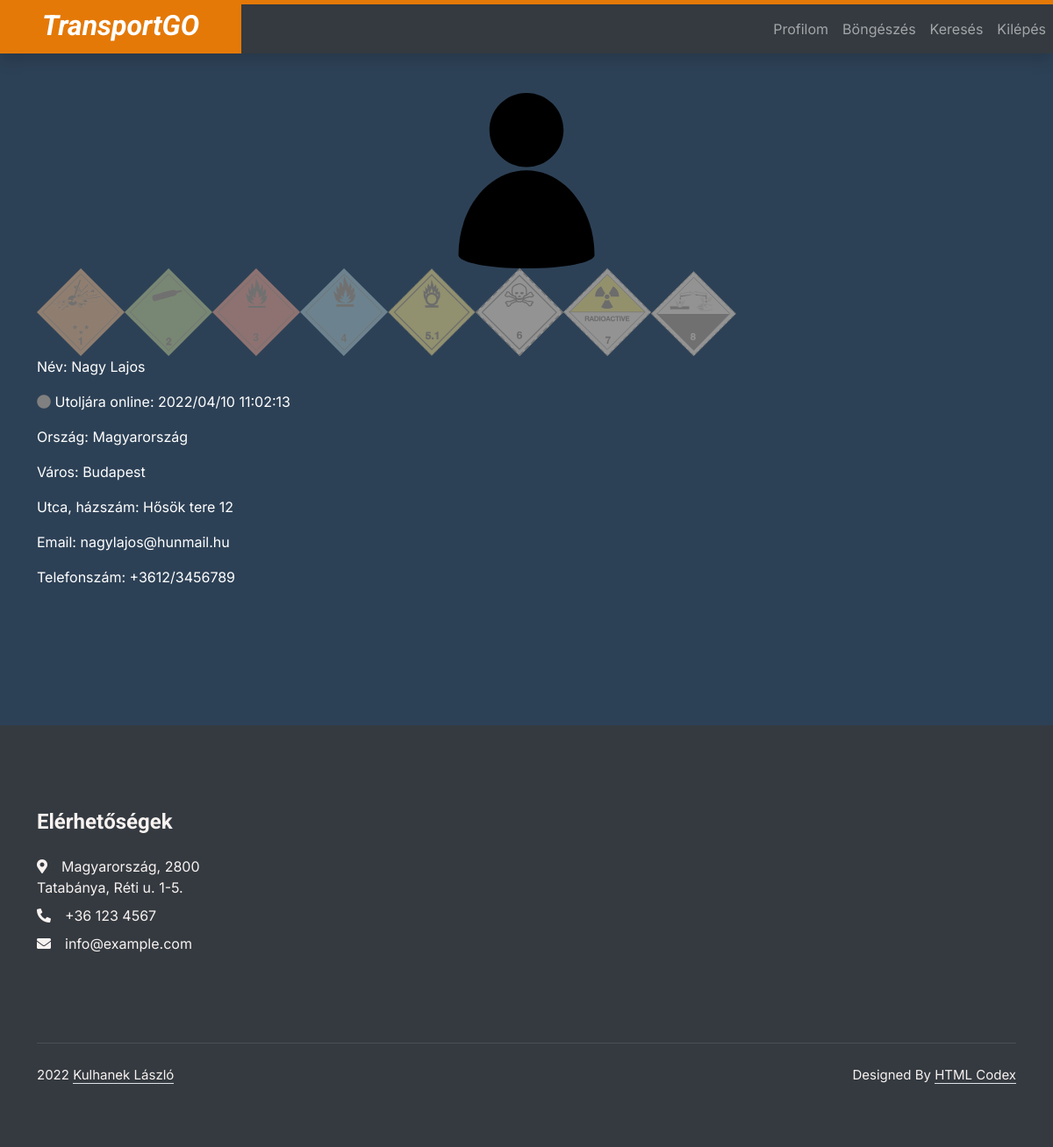
Page /index.php?page=profile&id=1 (signed in) on the committed database.
### tables this page shows
CREATE TABLE `drivers` (
  `driverID` int(10) NOT NULL,
  `firstname` varchar(120) NOT NULL,
  `lastname` varchar(120) NOT NULL,
  `townID` int(10) NOT NULL,
  `street` varchar(120) NOT NULL,
  `houseNumber` varchar(10) NOT NULL,
  `email` varchar(120) NOT NULL,
  `phoneNumber` varchar(15) NOT NULL,
  `username` varchar(50) NOT NULL,
  `password` varchar(32) NOT NULL
);

CREATE TABLE `driverstatus` (
  `id` int(10) NOT NULL,
  `date` datetime DEFAULT NULL
);

CREATE TABLE `countries` (
  `countryID` varchar(3) NOT NULL,
  `name` varchar(120) NOT NULL
);

CREATE TABLE `towns` (
  `townID` int(10) NOT NULL,
  `name` varchar(120) NOT NULL,
  `countryID` varchar(3) NOT NULL
);

### model/Driver.php (called while the page is built, shortened)
<?php
class Driver {
    private $driverID;
    private $firstname;
    private $lastname;
    private $street;
    private $houseNumber;
    private $email;
    private $phoneNumber;
    public function set_user($id, $conn) {
        $sql = "SELECT driverID, firstname, lastname, townID, street, houseNumber, email, phoneNumber, username, `password` FROM drivers";
        $sql .= " WHERE driverID = ".htmlspecialchars($id)." ";
        $result = $conn->query($sql);
        if ($conn->query($sql)) {
            if ($result->num_rows > 0) {
                $row = $result->fetch_assoc();
                $this->driverID = $row['driverID'];
                $this->firstname = $row['firstname'];
                $this->lastname = $row['lastname'];
                $this->street = $row['street'];
                $this->houseNumber = $row['houseNumber'];
                $this->email = $row['email'];
                $this->phoneNumber = $row['phoneNumber'];
            }
        }
    }
    public function get_id(){
        return $this->driverID;
    }
    public function get_firstname(){
        return $this->firstname;
    }
    public function get_lastname(){
        return $this->lastname;
    }
    public function get_street(){
        return $this->street;
    }
    public function get_houseNumber(){
        return $this->houseNumber;
    }
    public function get_email(){
        return $this->email;
    }
    public function get_phone(){
        return $this->phoneNumber;
    }
}
?>

### includes/functions.inc.php (called while the page is built, shortened)
<?php
function getDriverLastOnline($id,$conn){
    $sql = "SELECT id, `date` FROM driverstatus WHERE id =".$id;
    if($result = $conn->query($sql)) {
        if ($result->num_rows == 1) {
            $row = $result->fetch_assoc();
                return $row['date'];
        }
    }
}
function getADRcertificate($id,$conn){
    $list = array();
    $sql = "SELECT driverID, adrID FROM `skills` WHERE driverID =".$id;
    if($result = $conn->query($sql)) {
        if ($result->num_rows > 0) {
            while($row = $result->fetch_assoc()) {
                $list[] = $row['adrID'];
            }
        }
    }
    return $list;
}
?>

### model/ADR.php (called while the page is built, shortened)
<?php
class ADR {
    public function adrList($conn) {
        $list = array();
        $sql = "SELECT adrID FROM adr";
        if($result = $conn->query($sql)) {
            if ($result->num_rows > 0) {
				while($row = $result->fetch_assoc()) {
                    $list[] = $row['adrID'];
                }
            }
        }
        return $list;
    }
}
?>

### model/Country.php (called while the page is built, shortened)
<?php
class Country{
    private $name;
    public function set_country($id, $conn) {
        $sql = "SELECT countryID, name FROM countries";
        $sql .= " WHERE countryID LIKE '".htmlspecialchars($id)."' ";
        $result = $conn->query($sql);
        if ($conn->query($sql)) {
            if ($result->num_rows > 0) {
                $row = $result->fetch_assoc();
                $this->name = $row['name'];
            }
        }
    }
    public function get_name(){
        return $this->name;
    }
}
?>

### model/Town.php (called while the page is built, shortened)
<?php
class Town{
    private $name;
    public function set_town($id, $conn) {
        $sql = "SELECT townID, name, countryID FROM towns";
        $sql .= " WHERE townID LIKE '".htmlspecialchars($id)."' ";
        $result = $conn->query($sql);
        if ($conn->query($sql)) {
            if ($result->num_rows > 0) {
                $row = $result->fetch_assoc();
                $this->name = $row['name'];
            }
        }
    }
    public function get_name(){
        return $this->name;
    }
}
?>

### view/profile.php (the view, shortened to what this page needs)
<div class="container">
<?php
    if($_SESSION["type"]=="driver"){
?>
<div>
    <img class="rounded mx-auto profilePic d-block" src="img/default.svg" alt="Profilkép" class="img-thumbnail img-responsive">
</div>
<?php echo $status;?>
<p id="name">Név: <?php echo $company->get_name() ?></p>
<p>Ország: <?php echo $country->get_name() ?></p>
<p>Város: <?php echo $town->get_name()?></p>
<p>Utca, házszám: <?php echo $company->get_street()." ".$company->get_houseNumber()?></p>
<p>Email: <?php echo $company->get_email()?></p>
<p>Telefonszám: <?php echo $company->get_phone()?></p>
<p class="normalLink">Weboldal: <?php echo "<a href='https://".$company->get_webpage()."' target='_blank'>".$company->get_webpage()."</a>"?>
<p class="normalLink"><?php echo '<a href="index.php?page=showJobs&id='.$company->get_id().'" target="_blank">Megbízások</a>'?>
<?php
}else{
?>
<div>
    <img class="rounded mx-auto profilePic d-block" src="img/default.svg" alt="Profilkép" class="img-thumbnail img-responsive">
</div>
<div>
<?php
    if ($adrIDs) {
        foreach($adrIDs as $row) {
            if(in_array($row,array_intersect($driverADRs,$adrIDs))){
                echo "<img class='smallPic' src='img/ADR/Class_".$row.".svg' alt='ADR osztály".$row."'>";
            }else{
                if($row!=9){
                    echo "<img class='disabledPic smallPic' src='img/ADR/Class_".$row.".svg' alt='ADR osztály".$row."'>";
                }
            }
        }
    }
?>
</div>
<p id="name">Név: <?php echo $driver->get_lastname()." ".$driver->get_firstname()?></p>
<?php echo $status;?>
<p>Ország: <?php echo $country->get_name() ?></p>
<p>Város: <?php echo $town->get_name()?></p>
<p>Utca, házszám: <?php echo $driver->get_street()." ".$driver->get_houseNumber()?></p>
<p>Email: <?php echo $driver->get_email()?></p>
<p>Telefonszám: <?php echo $driver->get_phone()?></p>
<?php
}
?>
</div>

### controller/profile.php (shortened to what this page needs)
<?php
    require 'model/ADR.php';
    $driver = new Driver();
    $company = new Company();
    $country = new Country();
    $town = new Town();
    $id = $_REQUEST['id'];
    $ADR = new ADR();
    $adrIDs = $ADR->adrList($conn);
    $driverADRs = array();
    if($_SESSION['type']=="company"){
        if(!in_array($id,$driver->driversList($conn))){
            header('Location: index.php?page=404');
            exit();
        }else{
            $driver->set_user($id,$conn);
            $town->set_town($driver->get_townID(),$conn);
            $country->set_country($town->get_country(),$conn);
            $online = getOnlineCompanies($conn);
            $driverADRs = getADRcertificate($driver->get_id(),$conn);
            if(in_array($driver->get_id(),$online)){
                $status = "<p><i class='fas fa-circle offline'></i> Jelenleg online</p>";
            }else{
                $status = "<p><i class='fas fa-circle offline'></i> Utoljára online: ".str_replace("-","/",getDriverLastOnline($driver->get_id(),$conn))."</p>";
            }
        }
    }
include 'view/profile.php';
?>

### css/style.css (style rules this page uses)
.smallPic { height: 100px; width: 100px; }
:root { --primary: #e47908; --secondary: #51CFED; --light: #F8F2F0; --dark: #060315; }
.container { padding-top: 45px; padding-bottom: 45px; }
body { background-color: #2d4156 !important; color: white !important; }
.offline { color: gray; }
.disabledPic { filter: contrast(15%); }
.profilePic { height: 200px; width: 200px; }

### rows in the picture
drivers: lastname "Nagy", firstname "Lajos", driverID.date "2022/04/10 11:02:13", street "Hősök tere", houseNumber "12", email "nagylajos@hunmail.hu", phoneNumber "+3612/3456789"
countries: name "Magyarország"
towns: name "Budapest"

### other values in the picture
$value "Profilom"
$value "Böngészés"
$value "Keresés"
